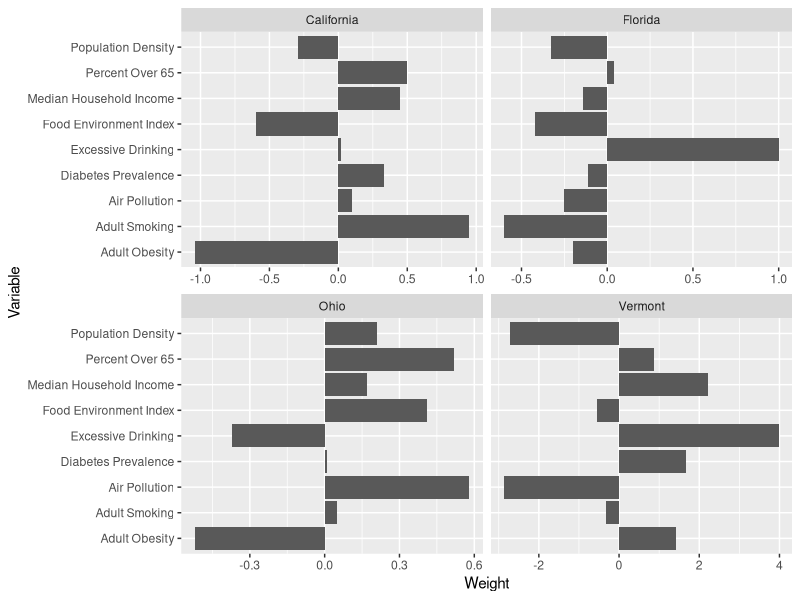
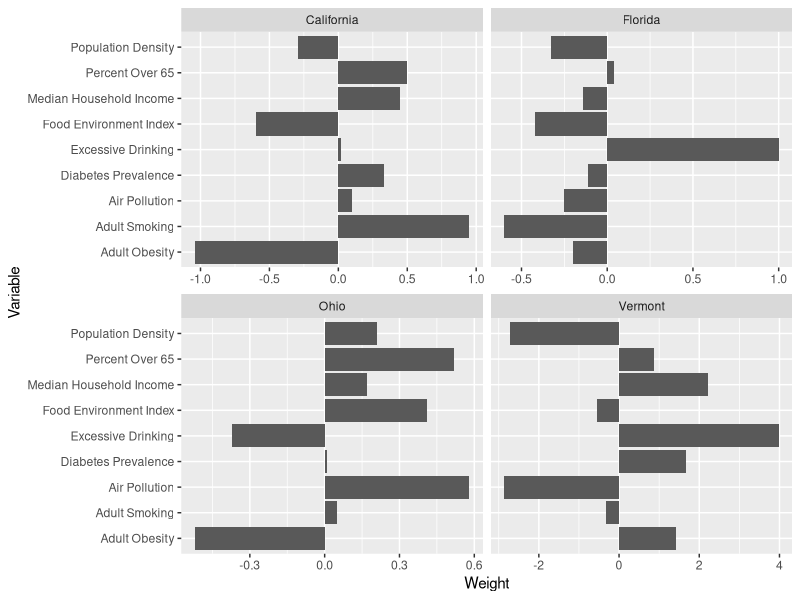

The R source for these figures, in order:
## ---- chunk 1
library(tidyverse)
## ---- chunk 2
select_states <- read_csv("../data/lda_weights_select_states.csv")
ggplot(select_states, aes(x = Variable, y = Weight)) + 
  geom_bar(stat = "identity") + 
  coord_flip() +
  facet_wrap( ~ State, scales = "free_x")
ggsave("lda_weights_select_states.png")
